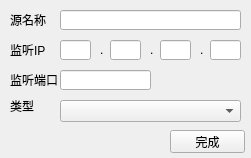
<?xml version="1.0" encoding="UTF-8"?>
<ui version="4.0">
 <class>marketDataSourceCfg</class>
 <widget class="QWidget" name="marketDataSourceCfg">
  <property name="geometry">
   <rect>
    <x>0</x>
    <y>0</y>
    <width>251</width>
    <height>158</height>
   </rect>
  </property>
  <property name="windowTitle">
   <string>marketDataSourceCfg</string>
  </property>
  <widget class="QLabel" name="label_ip">
   <property name="geometry">
    <rect>
     <x>10</x>
     <y>40</y>
     <width>51</width>
     <height>20</height>
    </rect>
   </property>
   <property name="text">
    <string>监听IP</string>
   </property>
  </widget>
  <widget class="QLineEdit" name="lineEdit_ip0">
   <property name="geometry">
    <rect>
     <x>60</x>
     <y>40</y>
     <width>31</width>
     <height>20</height>
    </rect>
   </property>
  </widget>
  <widget class="QLabel" name="label_port">
   <property name="geometry">
    <rect>
     <x>10</x>
     <y>70</y>
     <width>54</width>
     <height>20</height>
    </rect>
   </property>
   <property name="text">
    <string>监听端口</string>
   </property>
  </widget>
  <widget class="QLineEdit" name="lineEdit_port">
   <property name="geometry">
    <rect>
     <x>60</x>
     <y>70</y>
     <width>91</width>
     <height>20</height>
    </rect>
   </property>
  </widget>
  <widget class="QLabel" name="label_type">
   <property name="geometry">
    <rect>
     <x>10</x>
     <y>100</y>
     <width>54</width>
     <height>12</height>
    </rect>
   </property>
   <property name="text">
    <string>类型</string>
   </property>
  </widget>
  <widget class="QComboBox" name="comboBox_type">
   <property name="geometry">
    <rect>
     <x>60</x>
     <y>100</y>
     <width>181</width>
     <height>22</height>
    </rect>
   </property>
  </widget>
  <widget class="QLabel" name="label_name">
   <property name="geometry">
    <rect>
     <x>10</x>
     <y>10</y>
     <width>71</width>
     <height>20</height>
    </rect>
   </property>
   <property name="text">
    <string>源名称</string>
   </property>
  </widget>
  <widget class="QLineEdit" name="lineEdit_name">
   <property name="geometry">
    <rect>
     <x>60</x>
     <y>10</y>
     <width>181</width>
     <height>20</height>
    </rect>
   </property>
  </widget>
  <widget class="QLineEdit" name="lineEdit_ip1">
   <property name="geometry">
    <rect>
     <x>110</x>
     <y>40</y>
     <width>31</width>
     <height>20</height>
    </rect>
   </property>
  </widget>
  <widget class="QLineEdit" name="lineEdit_ip2">
   <property name="geometry">
    <rect>
     <x>160</x>
     <y>40</y>
     <width>31</width>
     <height>20</height>
    </rect>
   </property>
  </widget>
  <widget class="QLineEdit" name="lineEdit_ip3">
   <property name="geometry">
    <rect>
     <x>210</x>
     <y>40</y>
     <width>31</width>
     <height>20</height>
    </rect>
   </property>
  </widget>
  <widget class="QLabel" name="label_ip0">
   <property name="geometry">
    <rect>
     <x>100</x>
     <y>40</y>
     <width>16</width>
     <height>20</height>
    </rect>
   </property>
   <property name="text">
    <string>.</string>
   </property>
  </widget>
  <widget class="QLabel" name="label_ip1">
   <property name="geometry">
    <rect>
     <x>150</x>
     <y>40</y>
     <width>16</width>
     <height>20</height>
    </rect>
   </property>
   <property name="text">
    <string>.</string>
   </property>
  </widget>
  <widget class="QLabel" name="label_ip2">
   <property name="geometry">
    <rect>
     <x>200</x>
     <y>40</y>
     <width>16</width>
     <height>20</height>
    </rect>
   </property>
   <property name="text">
    <string>.</string>
   </property>
  </widget>
  <widget class="QPushButton" name="pushButton_edit">
   <property name="geometry">
    <rect>
     <x>170</x>
     <y>130</y>
     <width>75</width>
     <height>23</height>
    </rect>
   </property>
   <property name="text">
    <string>完成</string>
   </property>
  </widget>
 </widget>
 <tabstops>
  <tabstop>lineEdit_name</tabstop>
  <tabstop>lineEdit_ip0</tabstop>
  <tabstop>lineEdit_ip1</tabstop>
  <tabstop>lineEdit_ip2</tabstop>
  <tabstop>lineEdit_ip3</tabstop>
  <tabstop>lineEdit_port</tabstop>
  <tabstop>comboBox_type</tabstop>
  <tabstop>pushButton_edit</tabstop>
 </tabstops>
 <resources/>
 <connections/>
</ui>
